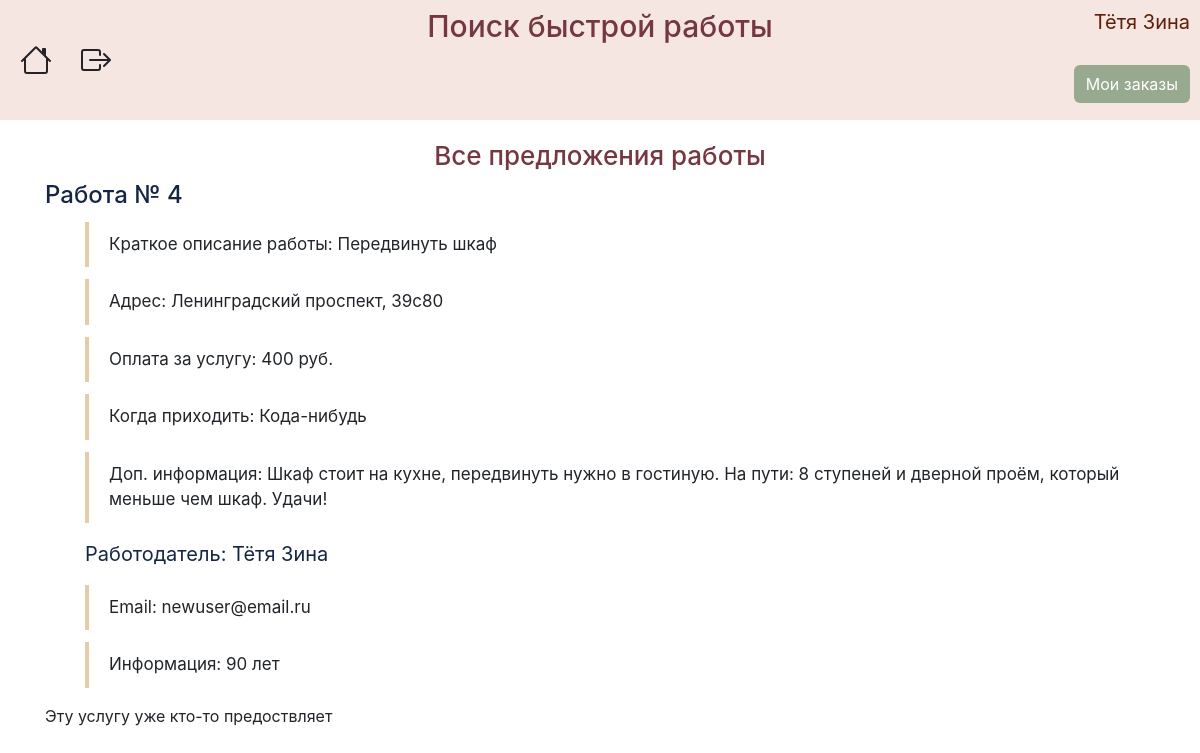
Before: /about_job/4 (signed in) with the older database file.
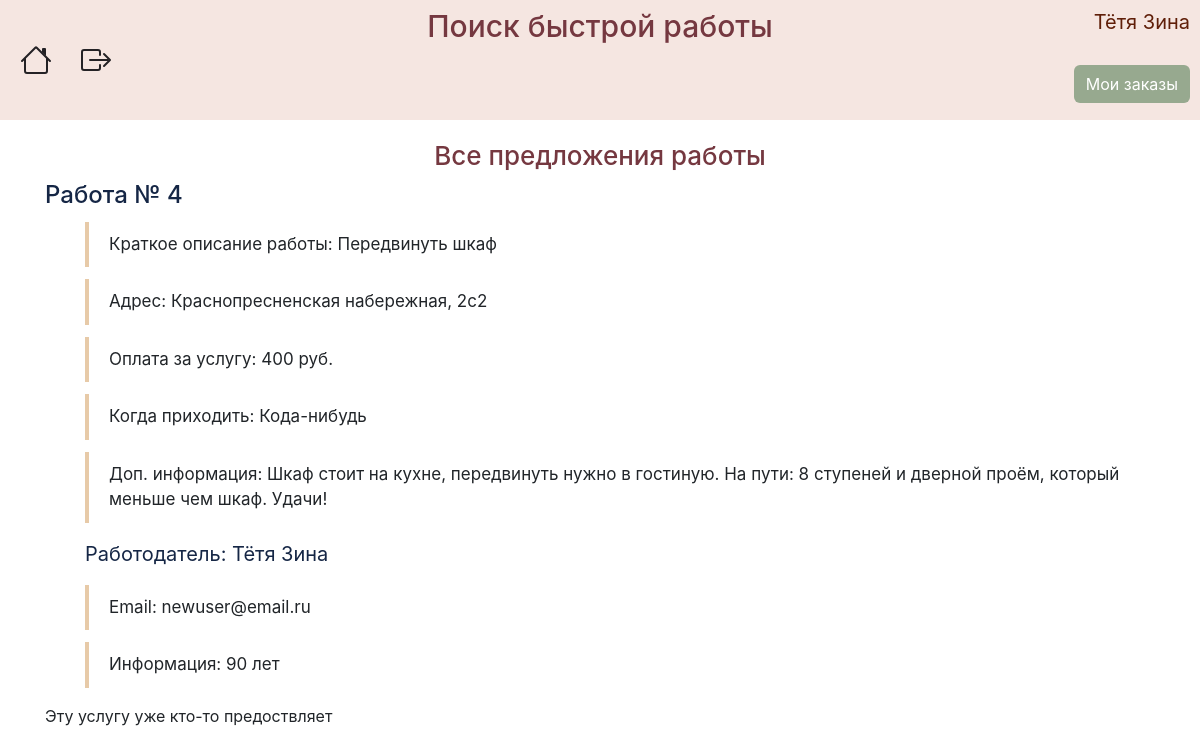
After: the same page with the newer database file.
### data/jobs.py (models this page shows)
class Jobs(SqlAlchemyBase):
    __tablename__ = 'jobs'
    id = sqlalchemy.Column(sqlalchemy.Integer,
                           primary_key=True, autoincrement=True)
    employer = sqlalchemy.Column(sqlalchemy.Integer, sqlalchemy.ForeignKey("users.id"))
    description = sqlalchemy.Column(sqlalchemy.String)
    salary = sqlalchemy.Column(sqlalchemy.Integer)
    address = sqlalchemy.Column(sqlalchemy.String)
    info = sqlalchemy.Column(sqlalchemy.String, nullable=True)
    date = sqlalchemy.Column(sqlalchemy.String)
    coords = sqlalchemy.Column(sqlalchemy.String)
    is_finished = sqlalchemy.Column(sqlalchemy.Boolean, default=False)
    employee = sqlalchemy.Column(sqlalchemy.Integer, default=0)
    user = orm.relation('User')

### data/jobs_api.py (the view)
@blueprint.route('/about_job/<int:job_id>', methods=['GET', 'POST'])
@login_required
def about_job(job_id):
    form = Ready()
    session = db_session.create_session()
    job = session.query(Jobs).filter(Jobs.id == job_id).first()
    employer = session.query(User).filter(User.id == job.employer).first()
    if request.method == "POST":
        if form.submit_ready.data:
            job.employee = current_user.id
        if form.submit_refuse.data:
            job.employee = 0
    session.commit()
    return render_template("about.html", job=job, employer=employer, form=form)

### data/db_session.py (called while the page is built)
def create_session() -> Session:
    global __factory
    return __factory()

### main.py (called while the page is built)
def main():
    db_session.global_init("db/jobs.db")
    @login_manager.user_loader
    def load_user(user_id):
        session = db_session.create_session()
        return session.query(User).get(user_id)
    app.register_blueprint(jobs_api.blueprint)
    app.register_blueprint(user_api.blueprint)
    @app.errorhandler(404)
    def not_found(error):
        return make_response(jsonify({'error': 'Not found'}), 404)
    app.run()

### templates/about.html (shortened to what this page needs)
{% extends "base.html" %}
{% block content %}
<h2 class="about-job-title">Все предложения работы</h2>
<h4 class="about-job-number">Работа № {{ job.id }}</h4>
<ul>
    <li>Краткое описание работы: {{ job.description }}</li>
    <li>Адрес: {{ job.address }}</li>
    <li>Оплата за услугу: {{ job.salary }} руб.</li>
    <li>Когда приходить: {{ job.date }}</li>
    <li>Доп. информация: {{ job.info }}</li>
</ul>
<ul><p class="about-job-employer">Работодатель: {{ employer.surname }} {{ employer.name }}</p>
    <li>Email: {{ employer.email }}</li>
    <li>Информация: {{ employer.info }}</li>
</ul>
<form action="" method="POST">
    {% if current_user.is_authenticated and current_user.employment == 'Рабочий' and job.employee == 0 %}
    <p>{{ form.submit_ready(type="submit", class="ready-btn") }}</p>
    {% elif current_user.is_authenticated and current_user.id == job.employee %}
    <div class="already-about-job">Вы уже готовы приступить к работе</div>
    <p>{{ form.submit_refuse(type="submit", class="refuse-btn") }}</p>
    {% elif current_user.is_authenticated and current_user.id != job.employee and job.employee != 0 %}
    <div>
        <p>Эту услугу уже кто-то предоствляет</p>
    </div>
    {% endif %}
</form>
{% endblock %}

Changed rows visible on the page:
changed Jobs "Передвинуть шкаф": address "Ленинградский проспект, 39с80" → "Краснопресненская набережная, 2с2"
